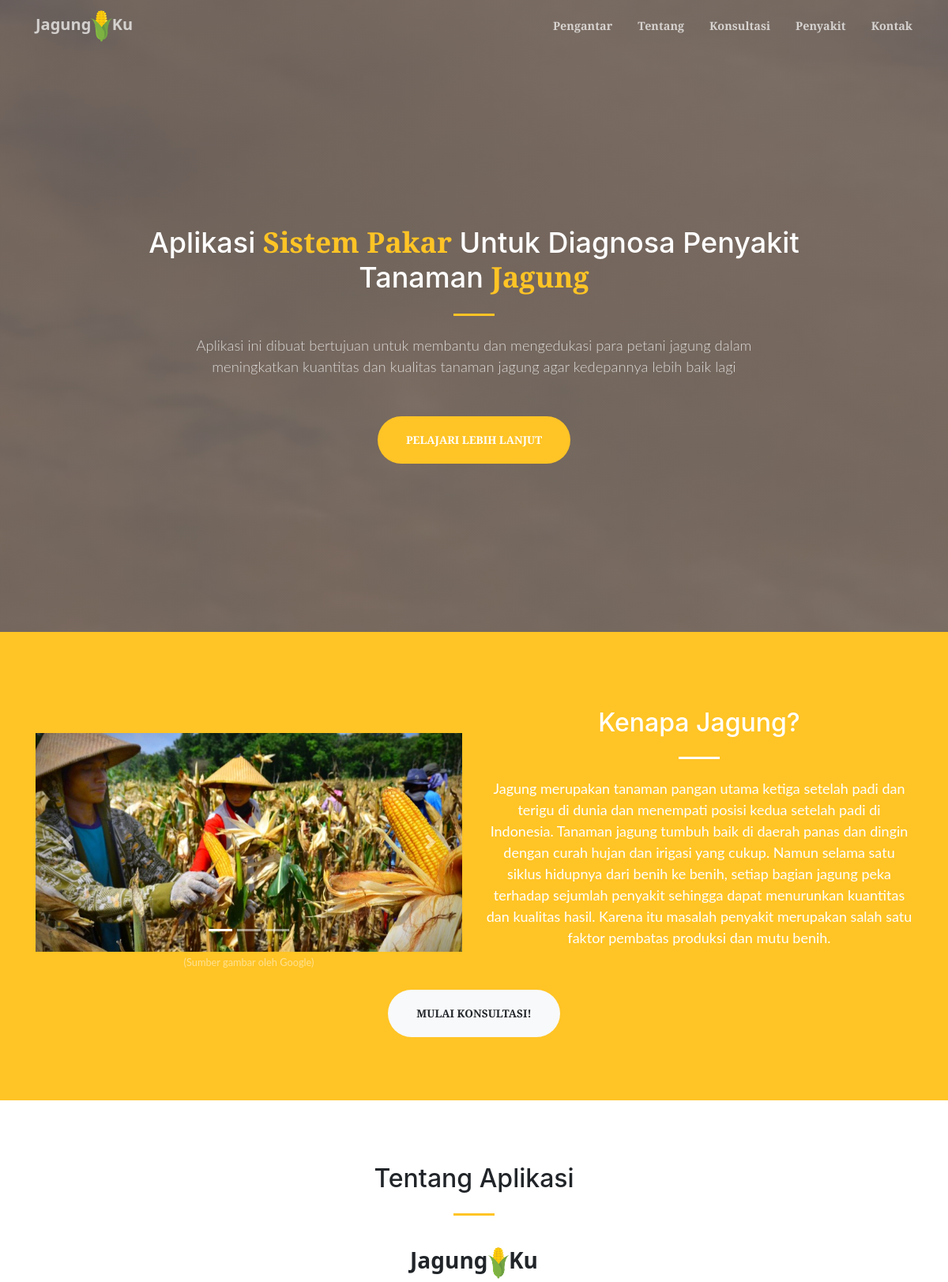
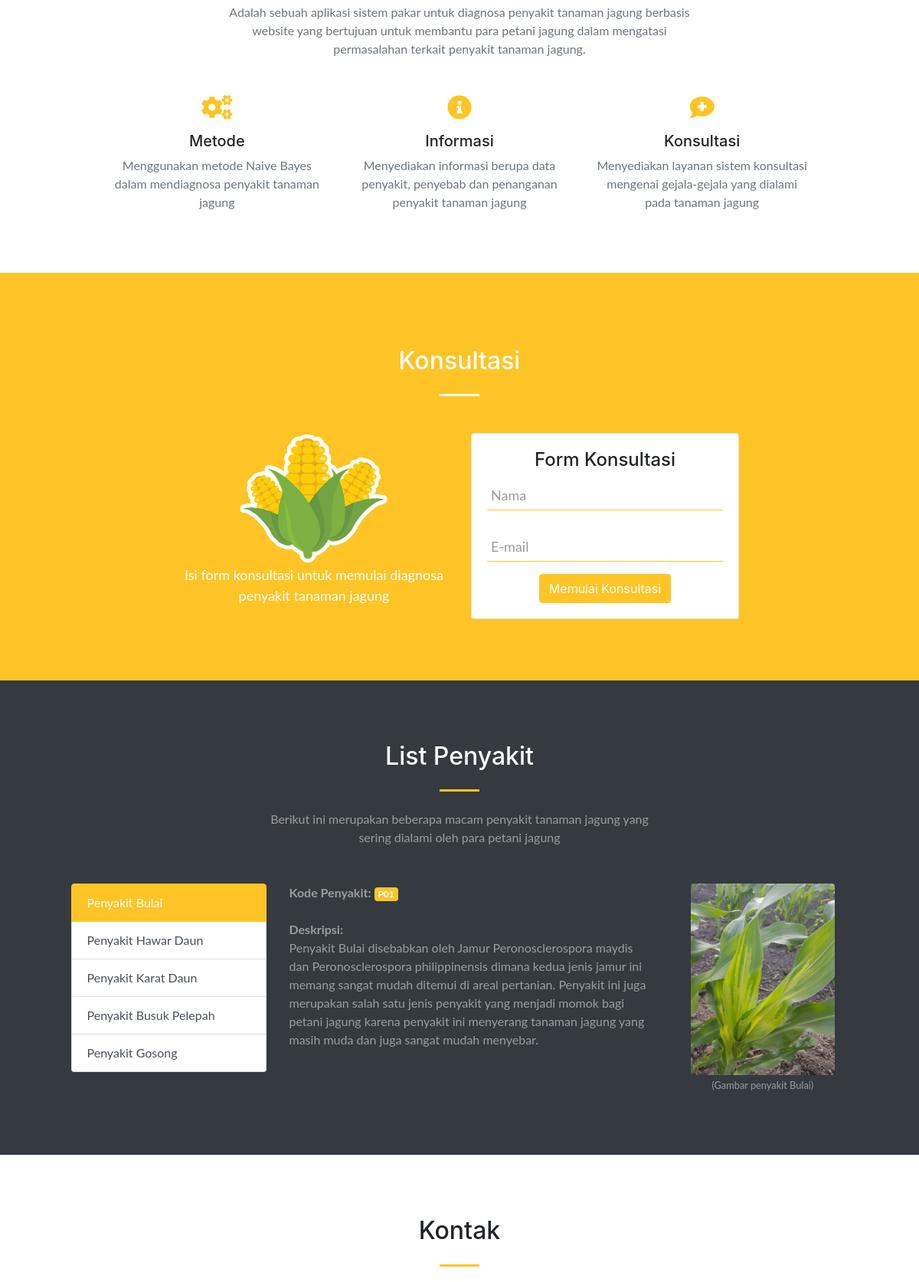
The page / (upper part) on the database its author committed (2 pictures, top to bottom).
### tables this page shows
CREATE TABLE `tb_penyakit` (
  `kode_penyakit` varchar(20) NOT NULL,
  `nama_penyakit` varchar(128) NOT NULL,
  `nama_latin` varchar(128) NOT NULL,
  `deskripsi` text NOT NULL,
  `epidemiologi` text NOT NULL,
  `pengendalian` text NOT NULL,
  `siklus` text NOT NULL,
  `kerugian` text NOT NULL,
  `gambar` varchar(128) NOT NULL
);

### application/controllers/Beranda.php (called while the page is built, shortened)
<?php
class Beranda extends CI_Controller {
	function __construct()
	{
		$this->load->library('form_validation');
	}
    public function index()
    {
    	$this->form_validation->set_rules('nama', 'Nama', 'required|trim');
    	$this->form_validation->set_rules('email', 'Email', 'required|trim|valid_email');
        if($this->form_validation->run() == FALSE){
	        $data['title'] = "Sistem Pakar Penyakit Tanaman Jagung";
	        $data['penyakit'] = $this->db->get('tb_penyakit')->result_array();
	        $this->load->view('templates/header', $data);
	        $this->load->view('pages/home', $data);
	        $this->load->view('templates/footer');
		}
    }
}

### index.php (called while the page is built, shortened)
<?php
require_once BASEPATH.'core/CodeIgniter.php';

### application/views/pages/home.php (the view, shortened to what this page needs)
<header class="masthead">
  <div class="container h-100">
    <div class="row h-100 align-items-center justify-content-center text-center">
      <div class="col-lg-10 align-self-end">
        <h2 class="text-white">Aplikasi <span class="font-weight-bold primary">Sistem Pakar</span> Untuk Diagnosa Penyakit Tanaman <span class="font-weight-bold primary">Jagung</span></h2>
        <hr class="divider my-4">
      </div>
      <div class="col-lg-8 align-self-baseline">
        <p class="text-white-75 font-weight-light mb-5">Aplikasi ini dibuat bertujuan untuk membantu dan mengedukasi para petani jagung dalam meningkatkan kuantitas dan kualitas tanaman jagung agar kedepannya lebih baik lagi </p>
        <a class="btn btn-primary btn-xl js-scroll-trigger" href="#pengantar">Pelajari Lebih Lanjut</a>
      </div>
    </div>
  </div>
</header>
<section class="page-section bg-primary" id="pengantar">
  <div class="container">
    <div class="row justify-content-center">
      <div class="col-md-6 text-center">
          <div id="carouselExampleIndicators" class="carousel slide mt-5" data-ride="carousel">
            <ol class="carousel-indicators">
              <li data-target="#carouselExampleIndicators" data-slide-to="0" class="active"></li>
              <li data-target="#carouselExampleIndicators" data-slide-to="1"></li>
              <li data-target="#carouselExampleIndicators" data-slide-to="2"></li>
            </ol>
            <div class="carousel-inner">
              <div class="carousel-item active">
                <img src="<?= base_url('assets/img/slide/slide1.jpg');?>" class="d-block w-100" alt="...">
              </div>
            </div>
            <a class="carousel-control-prev" href="#carouselExampleIndicators" role="button" data-slide="prev">
              <span class="carousel-control-prev-icon" aria-hidden="true"></span>
            </a>
            <a class="carousel-control-next" href="#carouselExampleIndicators" role="button" data-slide="next">
              <span class="carousel-control-next-icon" aria-hidden="true"></span>
            </a>
          </div>
          <small class="text-white-50">(Sumber gambar oleh Google)</small>
      </div>
      <div class="col-md-6 text-center">
        <h2 class="text-white mt-3">Kenapa Jagung?</h2>
        <hr class="divider light my-4">
        <p class="text-white-50 mb-4" style="font-size: 18px; color: #fff !important;">Jagung merupakan tanaman pangan utama ketiga setelah padi dan terigu di dunia dan menempati posisi kedua setelah padi di Indonesia. Tanaman jagung tumbuh baik di daerah panas dan dingin dengan curah hujan dan irigasi yang cukup. Namun selama satu siklus hidupnya dari benih ke benih, setiap bagian jagung  peka terhadap sejumlah penyakit sehingga dapat menurunkan kuantitas dan kualitas hasil. Karena itu masalah penyakit merupakan salah satu faktor pembatas produksi dan mutu benih.</p>
      </div>
        <a class="btn btn-light btn-xl js-scroll-trigger mt-4" href="#konsultasi">Mulai Konsultasi!</a>
    </div>
  </div>
</section>
<section class="page-section" id="tentang">
  <div class="container">
    <h2 class="text-center mt-0">Tentang Aplikasi</h2>
    <hr class="divider my-4">
    <div class="row justify-content-center">
      <div class="col-md-7 text-center">
        <div class="mt-3">
          <h3 style="font-family: Segoe UI"><span class="font-weight-bold">Jagung<img src="<?= base_url('assets/')?>img/logo-corn3.png" height="40px">Ku</span></h3>
          <p class="text-muted mb-0">Adalah sebuah aplikasi sistem pakar untuk diagnosa penyakit tanaman jagung berbasis website yang bertujuan untuk membantu para petani jagung dalam mengatasi permasalahan terkait penyakit tanaman jagung.</p>
      </div>
      </div>
    </div>
    <div class="row justify-content-center">
      <div class="col-md-10 text-center">
        <div class="row">
          <div class="col-lg-4 col-md-6 text-center">
            <div class="mt-5">
              <i class="fas fa-2x fa-cogs text-primary mb-3"></i>
              <h3 class="h5 mb-2">Metode</h3>
              <p class="text-muted mb-0">Menggunakan metode Naive Bayes dalam mendiagnosa penyakit tanaman jagung</p>
            </div>
          </div>
          <div class="col-lg-4 col-md-6 text-center">
            <div class="mt-5">
              <i class="fas fa-2x fa-info-circle text-primary mb-3"></i>
              <h3 class="h5 mb-2">Informasi</h3>
              <p class="text-muted mb-0">Menyediakan informasi berupa data penyakit, penyebab dan penanganan penyakit tanaman jagung</p>
            </div>
          </div>
          <div class="col-lg-4 col-md-6 text-center">
            <div class="mt-5">
              <i class="fas fa-2x fa-comment-medical text-primary mb-3"></i>
              <h3 class="h5 mb-2">Konsultasi</h3>
              <p class="text-muted mb-0">Menyediakan layanan sistem konsultasi mengenai gejala-gejala yang dialami pada tanaman jagung</p>
            </div>
          </div>
        </div>
      </div>
  </div>
</div>
</section>
<section class="page-section bg-primary" id="konsultasi" style="background-image: url(<?= base_url('assets/img/bg-corn3.png');?>); background-repeat: none; background-position: center; background-attachment: fixed; background-size: cover;">
  <div class="container">
    <div class="row justify-content-center">
      <div class="col-lg-8 text-center">
         <h2 class="text-white mt-3">Konsultasi</h2>
        <hr class="divider light my-4">
      </div>
    </div>
    <div class="row justify-content-center mt-4">
      <div class="col-lg-4 ml-auto text-center mb-3 mb-lg-0">
        <img src="<?= base_url('assets/img/logo-corn5.png')?>">
        <p class="text-white-50" style="font-size: 18px; color: #fff !important;">Isi form konsultasi untuk memulai diagnosa penyakit tanaman jagung</p>
      </div>
      <div class="col-lg-4 mr-auto text-center">
        <div class="card">
          <div class="card-body">
            <?= form_open();?>
            <h4>Form Konsultasi</h4>
             <div class="group mb-4">
                <input type="text" name="nama" required>
                <span class="highlight"></span>
                <label class="label">Nama</label>
              </div>
              <div class="group mb-3">
                <input type="email" name="email" required>
                <span class="highlight"></span>
                <label class="label">E-mail</label>
              </div>
              <button class="btn btn-primary">Memulai Konsultasi</button>
              <?= form_close();?>
          </div>
        </div>
      </div>
    </div>
  </div>
</section>
<section class="page-section bg-dark text-white-50" id="penyakit">
  <div class="container">
    <h2 class="text-center mt-0 text-white">List Penyakit</h2>
    <hr class="divider my-4">
    <div class="row justify-content-center">
      <div class="col-md-6 text-center">
        <p class="text-white-50 mb-5">Berikut ini merupakan beberapa macam penyakit tanaman jagung yang sering dialami oleh para petani jagung</p>
      </div>
    </div>
    <div class="row justify-content-center">
      <div class="col-md-3 mb-4">
        <div class="list-group" id="list-tab" role="tablist">
          <a class="list-group-item list-group-item-action active" id="list-one-list" data-toggle="list" href="#list-one" role="tab" aria-controls="one">Penyakit <?= $penyakit[0]['nama_penyakit']?></a>
          <a class="list-group-item list-group-item-action" id="list-two-list" data-toggle="list" href="#list-two" role="tab" aria-controls="two">Penyakit <?= $penyakit[1]['nama_penyakit']?></a>
          <a class="list-group-item list-group-item-action" id="list-three-list" data-toggle="list" href="#list-three" role="tab" aria-controls="three">Penyakit <?= $penyakit[2]['nama_penyakit']?></a>
          <a class="list-group-item list-group-item-action" id="list-four-list" data-toggle="list" href="#list-four" role="tab" aria-controls="four">Penyakit <?= $penyakit[3]['nama_penyakit']?></a>
          <a class="list-group-item list-group-item-action" id="list-five-list" data-toggle="list" href="#list-five" role="tab" aria-controls="five">Penyakit <?= $penyakit[4]['nama_penyakit']?></a>
        </div>
      </div>
      <div class="col-md-8">
        <div class="tab-content" id="nav-tabContent">
          <div class="tab-pane fade show active" id="list-one" role="tabpanel" aria-labelledby="list-one-list">
            <div class="row">
              <div class="col-md-8 mb-3">
                  <b>Kode Penyakit:</b> <span class="badge badge-primary"><?= $penyakit[0]['kode_penyakit'];?></span><br><br>
                  <b>Deskripsi:</b><br><?= $penyakit[0]['deskripsi']?>
              </div>
              <div class="col-md-4 text-center">
                <img src="<?= base_url('assets/img/penyakit/').$penyakit[0]['gambar']?>" class="rounded" height="250px"><br><small>(Gambar penyakit <?= $penyakit[0]['nama_penyakit'];?>)</small>
              </div>
            </div>
          </div>
        </div>
      </div>
    </div>
  </div>
</section>
<section class="page-section" id="kontak">
  <div class="container text-center">
      <h2 class="mt-0">Kontak</h2>
      <hr class="divider my-4">
    </div>
</section>

### assets/css/style.css (style rules this page uses)
.group { position:relative; }
input { font-size:18px; padding:10px 10px 5px 5px; display:block; width:100%; border:none; border-bottom:1px solid #ffc425; }
.label { color:#999; font-size:18px; font-weight:normal; position:absolute; pointer-events:none; left:5px; top:10px; transition:0.2s ease all; -moz-transition:0.2s ease all; -webkit-transition:0.2s ease all; }
.highlight { position:absolute; height:100%; width:100px; top:25%; left:0; pointer-events:none; opacity:0.5; }

### rows shown on the page
tb_penyakit: nama_penyakit "Bulai", kode_penyakit "P01", deskripsi "Penyakit Bulai disebabkan oleh Jamur Peronosclerospora maydis dan Peronosclerospora philippinensis dimana kedua jenis jamur ini memang sangat mudah ditemui di areal pertanian. Penyakit ini juga merupakan salah satu jenis penyakit yang menjadi momok bagi petani jagung karena penyakit ini menyerang tanaman jagung yang masih muda dan juga sangat mudah menyebar.", gambar (picture)
tb_penyakit: nama_penyakit "Hawar Daun"
tb_penyakit: nama_penyakit "Karat Daun"
tb_penyakit: nama_penyakit "Busuk Pelepah"
tb_penyakit: nama_penyakit "Gosong"
